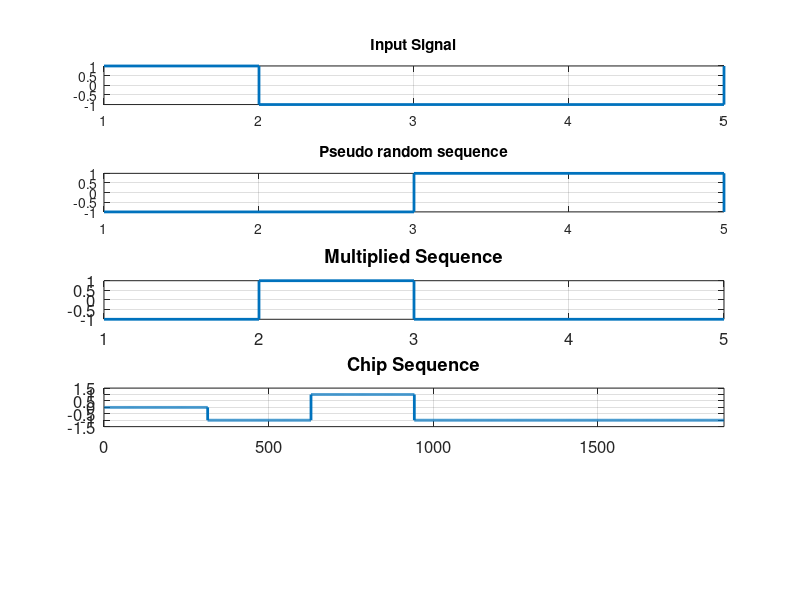

Source code (MATLAB): (Note: this script raises an error after producing the figure.)
% Mobile and Wireless Communication Lab
% Experiment 3: To implement DSSS Signal
% MATLAB Version: R2018a
% Date: 23/09/2021

clc;
clear;
close;

b = input('Enter the number of input bits: ');
ln = input('Enter the number of Bits to be spread upon : ');

b = randi([0 1], 1, b);
disp('Input Sequence: ');
disp(b);

fs = 64;
fc = round(100 * pi);

% Converting bit 0 to -1
for i=1:ln
    if b(i) == 0
        b(i) = -1;
    end
end

% Generating the bit sequence with each bit 8 samples long
k = 1;
bb = [];

for i=1:ln
    for j=1:8
        bb(k) = b(i);
        j = j+1;
        k = k+1;
    end
    i = i+1;
end

len = length(bb);
subplot(5,1,1);
stairs(b,'linewidth',2);
grid on;
title('Input Signal');

% Generating the pseudo random bit pattern for spreading
pr_sig = round(rand(1,len));
for i=1:len
    if pr_sig(i) == 0
        pr_sig(i) = -1;
    end
end

pr_seq = randi([0 1], 1, length(b));
disp('Pseudorandom Sequence: ');
disp(pr_seq);

for i=1:length(b)
    if pr_seq(i) == 0
        pr_seq(i) = -1;
    end
end

subplot(5,1,2);
stairs(pr_seq,'linewidth',2); 
grid on;
title('Pseudo random sequence');

% Multiplying bit sequence with Pseudorandom Sequence
bbs = zeros(1,len);
for i=1:len
    bbs(i) = bb(i).*pr_sig(i);
end

% Spreading the sequence to find the chip signal
chip = zeros(1,length(b)*fc);
for i = 1:length(b)
    for j = 1:fc
        chip(i*fc + j) = b(i).*pr_seq(i);
    end
end

% Modulating the signal
dsss = [];
t = 0:0.1:2*pi;
c1 = cos(t);
c2 = cos(t + pi);

for k = 1:len
    if bbs(1,k) == -1
        dsss = [dsss c1];
    else
        dsss = [dsss c2];
    end
end
    
subplot(5,1,3);
stairs(b.*pr_seq,'linewidth',2);
set(gca(),'FontSize',12);
grid on;
title('Multiplied Sequence');

subplot(5,1,4);
stairs(chip,'linewidth',2);
set(gca(),'xlim',[0 length(chip)],'ylim',[-1.5 1.5],'FontSize',12);
grid on;
title('Chip Sequence');

bpskModulator = comm.BPSKModulator;
subplot(5,1,5);
plot(dsss,'linewidth',1.5);
set(gca(),'xlim',[0 length(dsss)],'FontSize',12);
grid on;
title('BPSK Signal');